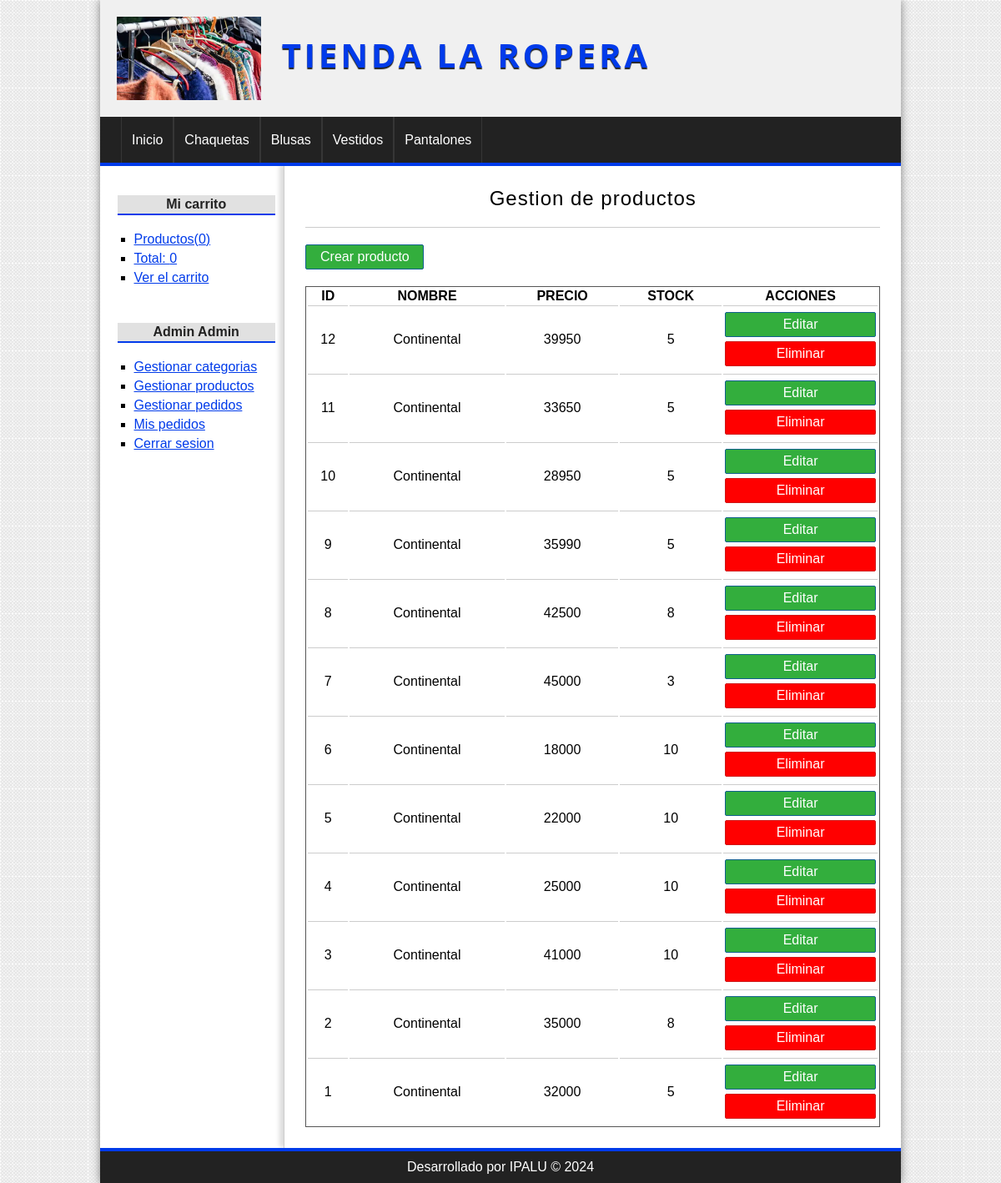
Page /producto/gestion (signed in) on the committed database.
### tables this page shows
CREATE TABLE `categorias` (
  `id` int(255) NOT NULL AUTO_INCREMENT,
  `nombre` varchar(100) NOT NULL,
  PRIMARY KEY (`id`)
);

CREATE TABLE `productos` (
  `id` int(255) NOT NULL AUTO_INCREMENT,
  `categoria_id` int(255) NOT NULL,
  `nombre` varchar(100) NOT NULL,
  `descripcion` text,
  `precio` int(11) NOT NULL,
  `stock` int(255) NOT NULL,
  `oferta` varchar(2) DEFAULT NULL,
  `fecha` date NOT NULL,
  `imagen` varchar(255) DEFAULT NULL,
  PRIMARY KEY (`id`),
  KEY `fk_producto_categoria` (`categoria_id`),
  CONSTRAINT `fk_producto_categoria` FOREIGN KEY (`categoria_id`) REFERENCES `categorias` (`id`)
);

### config/db.php (called while the page is built)
<?php
    class Database {
        public static function connect() {
            $db = new mysqli('localhost','root','','tienda_master');
            $db->query("SET NAMES 'utf8'");
            return $db;
        }
    }
?>

### helpers/utils.php (called while the page is built, shortened)
<?php
class Utils {
    public static function showCategorias() {
        require_once 'models/categoria.php';
        $categoria = new Categoria();
        $categorias = $categoria->getAll();
        return $categorias;
    }
}
?>

### models/categoria.php (called while the page is built, shortened)
<?php
class Categoria {
    private $db;
    public function __construct()
    {
        $this->db = Database::connect();
    }
    public function getAll() {
        $sql = "SELECT * FROM categorias ORDER BY id DESC;";
        $categorias = $this->db->query($sql);
        return $categorias;
    }
}
?>

### controllers/ProductoController.php (called while the page is built, shortened)
<?php
require_once 'models/producto.php';
class productoController {
    public function gestion() {
        $producto = new Producto();
        $productos = $producto->getAll();
        require_once 'views/producto/gestion.php';
    }
}
?>

### models/producto.php (called while the page is built, shortened)
<?php
class Producto {
    private $db;
    public function __construct()
    {
        $this->db = Database::connect();
    }
    public function getAll()  {
        $productos = $this->db->query("SELECT * FROM productos ORDER BY id DESC;");
        return $productos;
    }
}
?>

### views/producto/gestion.php (the view, shortened to what this page needs)
<h1>Gestion de productos</h1>
<a href="<?=base_url?>producto/crear" class="button button-small">
    Crear producto
</a>
<table>
    <tr>
        <th>ID</th>
        <th>NOMBRE</th>
        <th>PRECIO</th>
        <th>STOCK</th>
        <th>ACCIONES</th>
    </tr>
    <?php while($producto = $productos->fetch_object()):?>
        <tr>
            <td><?=$producto->id?></td>
            <td><?=$producto->nombre?></td>
            <td><?=$producto->precio?></td>
            <td><?=$producto->stock?></td>
            <td>
                <a href="<?=base_url?>producto/editar&id=<?=$producto->id?>" class="button button-gestion">Editar</a>
                <a href="<?=base_url?>producto/eliminar&id=<?=$producto->id?>" class="button button-gestion button-red">Eliminar</a>
            </td>
        </tr>
    <?php endwhile;?>
</table>

### views/layout/header.php (shortened to what this page needs)
<!DOCTYPE html>
<html lang="es">
<head>
    <link rel="stylesheet" href="<?=base_url?>assets/css/styles.css">
</head>
<body>
    <div id="container">
        <header id="header">
            <div id="logo">
                <img src="<?=base_url?>assets/img/ropera.png" alt="Ropera Logo">
                <a href="<?=base_url?>">
                    Tienda La Ropera
                </a>
            </div>
        </header>
        <?php $categorias = Utils::showCategorias();?>
        <nav id="menu" >
            <ul>
                <li>
                    <a href="<?=base_url?>">Inicio</a>
                </li>
                <?php while($categoria=$categorias->fetch_object()):?>
                    <li>
                        <a href="<?=base_url?>categoria/ver&id=<?=$categoria->id?>"><?=$categoria->nombre?></a>
                    </li>
                <?php endwhile;?>
            </ul>
        </nav>
        <div id="content">

### assets/css/styles.css (style rules this page uses)
* { padding: 0px; margin: 0px; font-family: sans-serif, Helvetica, Arial; }
body { background: url(../img/bg.png); }
a { color: #013BEA; }
table { text-align: center; width: 100%; border: 1px solid #555; }
td { border-top: 1px solid #ccc; padding: 2px; }
#container { display: flex; flex-direction: column; width: 80%; margin: 0px auto; box-shadow: 0px 0px 10px gray; background: white; }
#header { height: 145px; background: #F0F0F0; width: 100%; height: 100%; }
#logo { display: flex; flex-direction: row; padding: 20px; text-align: center; }
#logo img { height: 100px; }
#logo a { font-size: 40px; letter-spacing: 4px; font-family: 'Open Sans', Helvetica, Arial; text-transform: uppercase; color: #013BEA; font-weight: bold; text-decoration: none; margin-top: 18px; margin-left: 25px; text-shadow: 0px 2px 1px #222222; transition: all 300ms; }
#menu { clear:both; background: #222; color: white; height: 55px; border-bottom: 4px solid #013BEA; width: 100%; height: 100%; }
#menu ul { list-style: none; text-decoration: none; margin: 0px auto; margin-left: 25px; }
#menu ul li { line-height: 55px; float:left; border-right: 1px solid #363636; }
#menu a { display: block; color: white; text-decoration: none; padding-left: 12px; padding-right: 12px; transition: all 300ms; }
#menu a:first-child { border-left: 1px solid #363636; }
#content { display: flex; flex-direction: row; width: 100%; margin: 0px auto; overflow: hidden; background: white; }
input[type="button"], input[type="submit"], button, .button { display: block; border-radius: 2px; width: auto; padding: 5px; padding-left: 10px; padding-right: 10px; color: white; background: #013BEA; border: 1px solid #11608E; cursor:pointer; }
.button { background: #33AE3D; color: white !important; text-decoration: none; }
.button-small { width: 120px; text-align: center; margin-bottom: 20px; }
.button-gestion { margin-top: 5px; margin-bottom: 5px; }
.button-red { background: red; border: 1px solid #cf1717; }
#central h1 { font-size: 24px; font-weight: normal; letter-spacing: 1px; text-align: center; border-bottom: 1px solid #ccc; margin-bottom: 20px; padding: 20px; padding-top: 0px; }

### rows in the picture
categorias: nombre "Chaquetas"
categorias: nombre "Blusas"
categorias: nombre "Vestidos"
categorias: nombre "Pantalones"
productos: id "12", nombre "Continental", precio "39950", stock "5"
productos: id "11", nombre "Continental", precio "33650", stock "5"
productos: id "10", nombre "Continental", precio "28950", stock "5"
productos: id "9", nombre "Continental", precio "35990", stock "5"
productos: id "8", nombre "Continental", precio "42500", stock "8"
productos: id "7", nombre "Continental", precio "45000", stock "3"
productos: id "6", nombre "Continental", precio "18000", stock "10"
productos: id "5", nombre "Continental", precio "22000", stock "10"
productos: id "4", nombre "Continental", precio "25000", stock "10"
productos: id "3", nombre "Continental", precio "41000", stock "10"
productos: id "2", nombre "Continental", precio "35000", stock "8"
productos: id "1", nombre "Continental", precio "32000", stock "5"

### other values in the picture
$stats['count'] "0"
$stats['total'] "0"
$_SESSION['identity']->nombre "Admin"
$_SESSION['identity']->apellidos "Admin"
